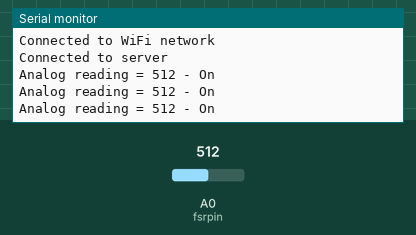
This sketch was run on a simulated Arduino MKR. On the bench: the last lines printed to the serial monitor. Inputs (shaded band) come from the test bench; at power-on: A0 (fsrpin) = 512. WiFi joins after 1.5 s; servers stay silent unless stated.

Above: at 7.9 s.
8.0 s: A0 (fsrpin) set to 11
At 8.6 s:
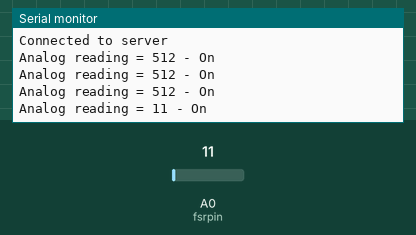
9.5 s: A0 (fsrpin) set to 8
At 10.1 s:
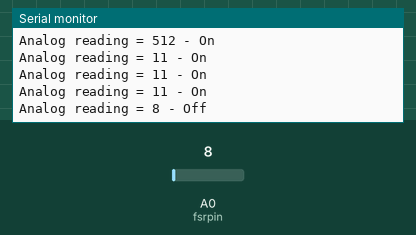

Measured:
- the behaviour switches between 10 and 9 on A0 (fsrpin) (found by bisection; images 1 and 2)
- after the input at 8.0 s, the serial monitor: prints a new line after 0.20 s (image 1)
- after the input at 9.5 s, the serial monitor: prints a new line after 0.20 s (image 2)

The sketch:

FSR_Sensor_copy_20230406180438.ino
```cpp
#include "WiFiNINA.h"


// Define FSR pin:
#define fsrpin A0

//Define variable to store sensor readings:
int fsrreading; //Variable to store FSR value


char ssid[] = "";
char pass[] = "";
int status = WL_IDLE_STATUS;

WiFiClient client;
void setup() {
  Serial.begin(9600); // initialize serial communication
  while (!Serial) {} // wait for the serial monitor to open

  // attempt to connect to WiFi network
  while (status != WL_CONNECTED) {
    Serial.print("Attempting to connect to SSID: ");
    Serial.println(ssid);
    status = WiFi.begin(ssid, pass);
    delay(5000); // wait for 5 seconds
  }
  Serial.println("Connected to WiFi network");

  // connect to the server
  if (client.connect("192.168.1.2", 5000)) { // replace with your server IP address and port number
    Serial.println("Connected to server");
    client.print("asdas!"); // send a message to the server
  } else {
    Serial.println("Connection failed");
  }
}


void loop() {
  // Read the FSR pin and store the output as fsrreading:
  fsrreading = analogRead(fsrpin);

  // Print the fsrreading in the serial monitor:
  // Print the string "Analog reading = ".
  Serial.print("Analog reading = ");
  // Print the fsrreading:
  Serial.print(fsrreading);

  // We can set some threshholds to display how much pressure is roughly applied:
  if (fsrreading < 10) {
    Serial.println(" - Off");
  } else {
    Serial.println(" - On");
  }

  delay(500); //Delay 500 ms.
}
```
